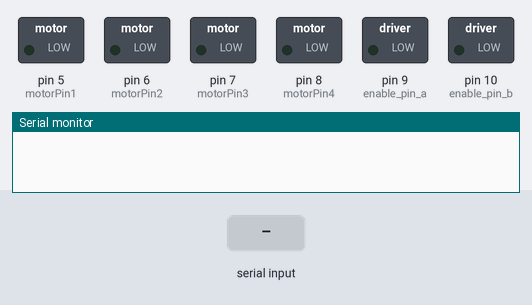
Bench run of a sketch on a simulated Arduino Uno, built with avr-gcc and run on an emulated ATmega328P. On the bench: switched loads named in the sketch (green lamp = pin HIGH), the last lines printed to the serial monitor. The inputs (shaded band) are chosen by the test bench.

Above: at 1.2 s.
1.3 s: "F" received over the second serial link
At 1.6 s:
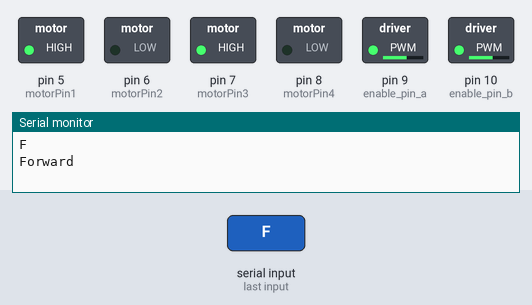
2.8 s: "B" received over the second serial link
At 3.9 s:
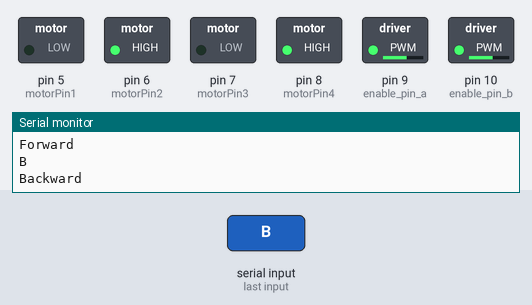
4.3 s: "L" received over the second serial link
At 5.0 s:
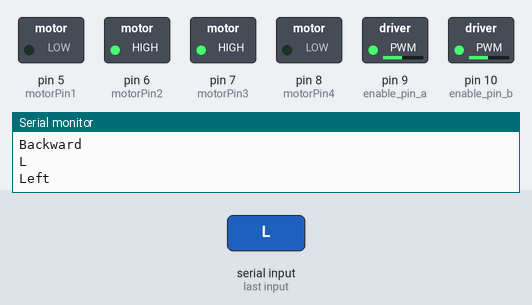
5.8 s: "R" received over the second serial link
At 6.2 s:
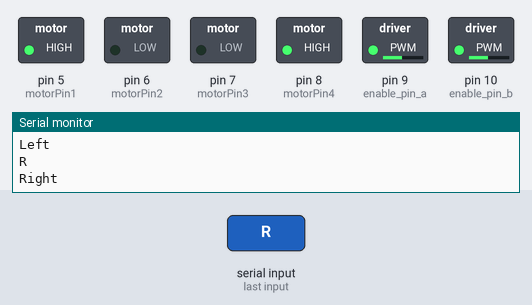
7.3 s: "S" received over the second serial link
At 8.5 s:
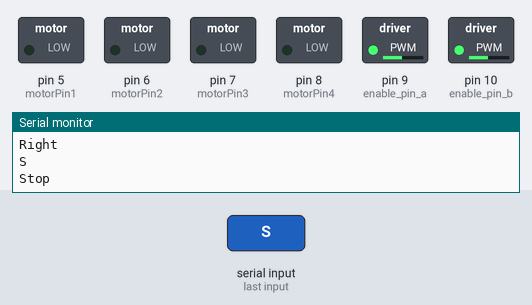
Timing chart, 0 to 9.8 s (numbered marks = the images above; inputs shaded):
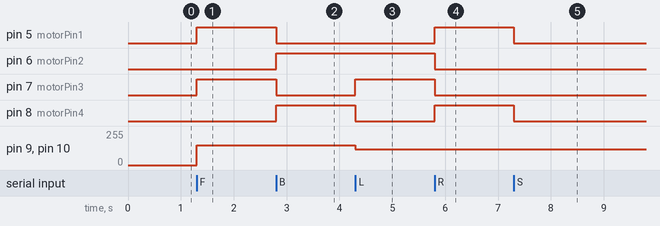

The sketch:

RC_car_bluetooth.ino
```cpp
#include <SoftwareSerial.h>

SoftwareSerial bluetoothSerial(2, 3); // TX and RX pins for HC-05 Bluetooth module

// L293D Motor Driver Pins
const int enable_pin_a = 9;
const int enable_pin_b = 10;

// Left Motor
const int motorPin1 = 5;  // Pin 4 of L293D
const int motorPin2 = 6;  // Pin 7 of L293D
// Right Motor
const int motorPin3 = 7;  // Pin 8 of L293D
const int motorPin4 = 8;  // Pin 9 of L293D

void setup() {
    pinMode(motorPin1, OUTPUT);
    pinMode(motorPin2, OUTPUT);
    pinMode(motorPin3, OUTPUT);
    pinMode(motorPin4, OUTPUT);
    pinMode(enable_pin_a, OUTPUT);
    pinMode(enable_pin_b, OUTPUT);

    bluetoothSerial.begin(9600);
    Serial.begin(9600);
    delay(10);
}

void loop() {
    if (bluetoothSerial.available() > 0) {
        char command = bluetoothSerial.read();
        Serial.println(command);

        // Execute motor control based on command
        if (command == 'F') {
            forward();
            Serial.println("Forward");
        } else if (command == 'B') {
            backward();
            Serial.println("Backward");
        } else if (command == 'L') {
            turnLeft();
            Serial.println("Left");
        } else if (command == 'R') {
            turnRight();
            Serial.println("Right");
        } else if (command == 'S') {
            stop();
            Serial.println("Stop");
        }
    }
}

void forward() {
    digitalWrite(motorPin1, HIGH);
    digitalWrite(motorPin2, LOW);
    digitalWrite(motorPin3, HIGH);
    digitalWrite(motorPin4, LOW);
    analogWrite(enable_pin_a, 150); // Adjust speed if needed
    analogWrite(enable_pin_b, 150);
}

void backward() {
    digitalWrite(motorPin1, LOW);
    digitalWrite(motorPin2, HIGH);
    digitalWrite(motorPin3, LOW);
    digitalWrite(motorPin4, HIGH);
    analogWrite(enable_pin_a, 150);
    analogWrite(enable_pin_b, 150);
}

void turnLeft() {
    digitalWrite(motorPin1, LOW);
    digitalWrite(motorPin2, HIGH);
    digitalWrite(motorPin3, HIGH);
    digitalWrite(motorPin4, LOW);
    analogWrite(enable_pin_a, 120);
    analogWrite(enable_pin_b, 120);
}

void turnRight() {
    digitalWrite(motorPin1, HIGH);
    digitalWrite(motorPin2, LOW);
    digitalWrite(motorPin3, LOW);
    digitalWrite(motorPin4, HIGH);
    analogWrite(enable_pin_a, 120);
    analogWrite(enable_pin_b, 120);
}

void stop() {
    digitalWrite(motorPin1, LOW);
    digitalWrite(motorPin2, LOW);
    digitalWrite(motorPin3, LOW);
    digitalWrite(motorPin4, LOW);
}
```

Measured:
- after the input at 1.3 s, pin 5 (motorPin1), pin 7 (motorPin3): LOW → HIGH at once; pin 9 (enable_pin_a), pin 10 (enable_pin_b): 0/255 → 150/255 at once
- after the input at 2.8 s, pin 5 (motorPin1), pin 7 (motorPin3): HIGH → LOW at once; pin 6 (motorPin2), pin 8 (motorPin4): LOW → HIGH at once
- after the input at 4.3 s, pin 7 (motorPin3): LOW → HIGH at once; pin 8 (motorPin4): HIGH → LOW at once; pin 9 (enable_pin_a), pin 10 (enable_pin_b): 150/255 → 120/255 at once
- after the input at 5.8 s, pin 5 (motorPin1), pin 8 (motorPin4): LOW → HIGH at once; pin 6 (motorPin2), pin 7 (motorPin3): HIGH → LOW at once
- after the input at 7.3 s, pin 5 (motorPin1), pin 8 (motorPin4): HIGH → LOW at once
